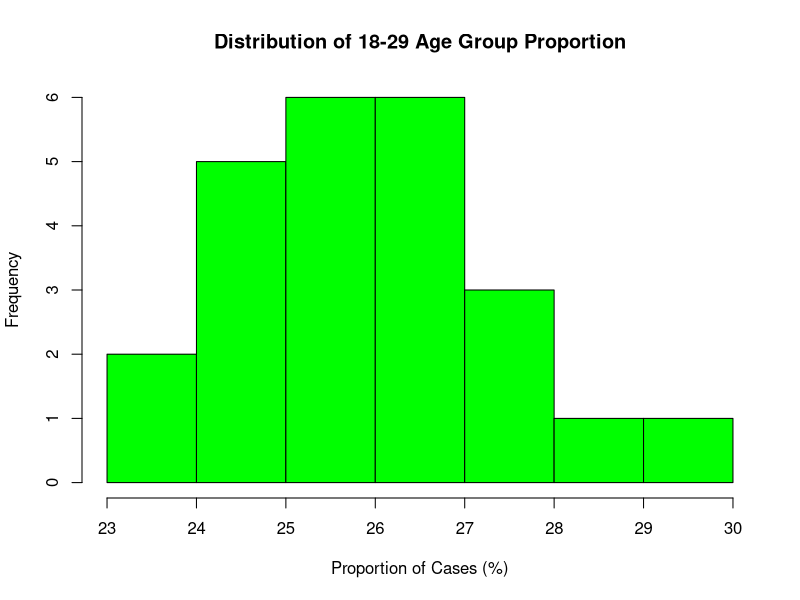

This chart was generated by the following R code:
library(readr)
covid_data <- read_csv("cases_age.csv")
df <- covid_data
df$week_number <- as.numeric(gsub("w", "", df$week))
df$period <- ifelse(df$week_number >= 1 & df$week_number <= 12, "Early (1-12)",
                    ifelse(df$week_number >= 13 & df$week_number <= 24, "Later (13-24)", "Other"))
df2 <- subset(df, state == "Klang Valley" & period != "Other")

# Part 2: Data Summary and Exploration
print(summary(df2))
print(aggregate(perc_18_29 ~ period, df2, summary))
hist(df2$perc_18_29, main = "Distribution of 18-29 Age Group Proportion",
     xlab = "Proportion of Cases (%)", col = "green")


# Part 3: Parametric Testing
t_test_result <- t.test(df2$perc_18_29 ~ df2$period)
print(t_test_result)
cat("T-test p-value:", t_test_result$p.value, "\n")


# Part 4: Non-parametric Testing
wilcox_result <- wilcox.test(df2$perc_18_29 ~ df2$period)
print(wilcox_result)
median_values <- aggregate(perc_18_29 ~ period, df2, median)
print(median_values)


